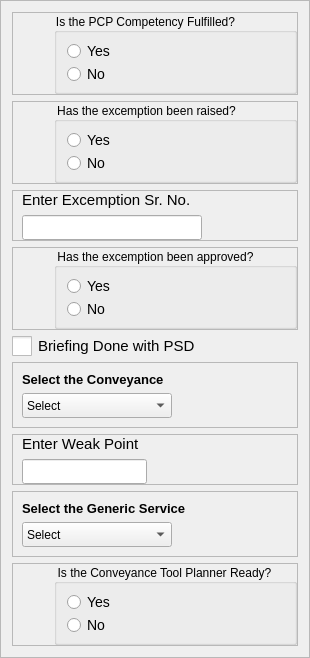
    <widget class="QFrame" name="frame_7">
     <property name="frameShape">
      <enum>QFrame::Shape::StyledPanel</enum>
     </property>
     <property name="frameShadow">
      <enum>QFrame::Shadow::Raised</enum>
     </property>
     <layout class="QVBoxLayout" name="verticalLayout_4">
      <item>
       <widget class="QFrame" name="frame_12">
        <property name="frameShape">
         <enum>QFrame::Shape::StyledPanel</enum>
        </property>
        <property name="frameShadow">
         <enum>QFrame::Shadow::Raised</enum>
        </property>
        <layout class="QHBoxLayout" name="horizontalLayout">
         <property name="spacing">
          <number>0</number>
         </property>
         <property name="leftMargin">
          <number>0</number>
         </property>
         <property name="topMargin">
          <number>0</number>
         </property>
         <property name="rightMargin">
          <number>0</number>
         </property>
         <property name="bottomMargin">
          <number>0</number>
         </property>
         <item>
          <widget class="QLabel" name="label_11">
           <property name="minimumSize">
            <size>
             <width>41</width>
             <height>41</height>
            </size>
           </property>
           <property name="maximumSize">
            <size>
             <width>41</width>
             <height>41</height>
            </size>
           </property>
           <property name="text">
            <string/>
           </property>
           <property name="pixmap">
            <pixmap resource="../Images.qrc">:/Icons/Icons/risk-icon.png</pixmap>
           </property>
           <property name="scaledContents">
            <bool>true</bool>
           </property>
          </widget>
         </item>
         <item>
          <widget class="QGroupBox" name="GB1">
           <property name="minimumSize">
            <size>
             <width>190</width>
             <height>0</height>
            </size>
           </property>
           <property name="styleSheet">
            <string notr="true">QGroupBox::title {
    font-size: 100px;
}
</string>
           </property>
           <property name="title">
            <string>Is the PCP Competency Fulfilled?</string>
           </property>
           <property name="checkable">
            <bool>false</bool>
           </property>
           <property name="checked">
            <bool>false</bool>
           </property>
           <layout class="QVBoxLayout" name="verticalLayout_19">
            <item>
             <widget class="QRadioButton" name="R1">
              <property name="styleSheet">
               <string notr="true">QRadioButton{
    font-size: 14px; /* Larger text */
}
QRadioButton::indicator {
    width: 15px; /* Larger checkbox square */
    height: 15px; /* Larger checkbox square */
}</string>
              </property>
              <property name="text">
               <string>Yes</string>
              </property>
             </widget>
            </item>
            <item>
             <widget class="QRadioButton" name="R2">
              <property name="styleSheet">
               <string notr="true">QRadioButton{
    font-size: 14px; /* Larger text */
}
QRadioButton::indicator {
    width: 15px; /* Larger checkbox square */
    height: 15px; /* Larger checkbox square */
}</string>
              </property>
              <property name="text">
               <string>No</string>
              </property>
             </widget>
            </item>
           </layout>
          </widget>
         </item>
        </layout>
       </widget>
      </item>
      <item>
       <widget class="QFrame" name="frame_2">
        <property name="frameShape">
         <enum>QFrame::Shape::StyledPanel</enum>
        </property>
        <property name="frameShadow">
         <enum>QFrame::Shadow::Raised</enum>
        </property>
        <layout class="QHBoxLayout" name="horizontalLayout_2">
         <property name="spacing">
          <number>0</number>
         </property>
         <property name="leftMargin">
          <number>0</number>
         </property>
         <property name="topMargin">
          <number>0</number>
         </property>
         <property name="rightMargin">
          <number>0</number>
         </property>
         <property name="bottomMargin">
          <number>0</number>
         </property>
         <item>
          <widget class="QLabel" name="label_4">
           <property name="minimumSize">
            <size>
             <width>41</width>
             <height>41</height>
            </size>
           </property>
           <property name="maximumSize">
            <size>
             <width>41</width>
             <height>41</height>
            </size>
           </property>
           <property name="text">
            <string/>
           </property>
           <property name="pixmap">
            <pixmap resource="../Images.qrc">:/Icons/Icons/risk-icon.png</pixmap>
           </property>
           <property name="scaledContents">
            <bool>true</bool>
           </property>
          </widget>
         </item>
         <item>
          <widget class="QGroupBox" name="GB2">
           <property name="minimumSize">
            <size>
             <width>190</width>
             <height>0</height>
            </size>
           </property>
           <property name="styleSheet">
            <string notr="true">QGroupBox::title {
    font-size: 16px;
}
</string>
           </property>
           <property name="title">
            <string>Has the excemption been raised?</string>
           </property>
           <property name="checkable">
            <bool>false</bool>
           </property>
           <property name="checked">
            <bool>false</bool>
           </property>
           <layout class="QVBoxLayout" name="verticalLayout_13">
            <item>
             <widget class="QRadioButton" name="R3">
              <property name="styleSheet">
               <string notr="true">QRadioButton{
    font-size: 14px; /* Larger text */
}
QRadioButton::indicator {
    width: 15px; /* Larger checkbox square */
    height: 15px; /* Larger checkbox square */
}</string>
              </property>
              <property name="text">
               <string>Yes</string>
              </property>
             </widget>
            </item>
            <item>
             <widget class="QRadioButton" name="R4">
              <property name="styleSheet">
               <string notr="true">QRadioButton{
    font-size: 14px; /* Larger text */
}
QRadioButton::indicator {
    width: 15px; /* Larger checkbox square */
    height: 15px; /* Larger checkbox square */
}</string>
              </property>
              <property name="text">
               <string>No</string>
              </property>
             </widget>
            </item>
           </layout>
          </widget>
         </item>
        </layout>
       </widget>
      </item>
      <item>
       <widget class="QFrame" name="frame">
        <property name="frameShape">
         <enum>QFrame::Shape::StyledPanel</enum>
        </property>
        <property name="frameShadow">
         <enum>QFrame::Shadow::Raised</enum>
        </property>
        <layout class="QVBoxLayout" name="verticalLayout">
         <property name="topMargin">
          <number>0</number>
         </property>
         <property name="bottomMargin">
          <number>0</number>
         </property>
         <item>
          <widget class="QLabel" name="label_1">
           <property name="text">
            <string>&lt;html&gt;&lt;head/&gt;&lt;body&gt;&lt;p&gt;&lt;span style=&quot; font-size:11pt;&quot;&gt;Enter Excemption Sr. No.&lt;/span&gt;&lt;/p&gt;&lt;/body&gt;&lt;/html&gt;</string>
           </property>
          </widget>
         </item>
         <item>
          <widget class="QLineEdit" name="lineEdit_1">
           <property name="minimumSize">
            <size>
             <width>180</width>
             <height>25</height>
            </size>
           </property>
           <property name="maximumSize">
            <size>
             <width>180</width>
             <height>25</height>
            </size>
           </property>
          </widget>
         </item>
        </layout>
       </widget>
      </item>
      <item>
       <widget class="QFrame" name="frame_4">
        <property name="frameShape">
         <enum>QFrame::Shape::StyledPanel</enum>
        </property>
        <property name="frameShadow">
         <enum>QFrame::Shadow::Raised</enum>
        </property>
        <layout class="QHBoxLayout" name="horizontalLayout_3">
         <property name="spacing">
          <number>0</number>
         </property>
         <property name="leftMargin">
          <number>0</number>
         </property>
         <property name="topMargin">
          <number>0</number>
         </property>
         <property name="rightMargin">
          <number>0</number>
         </property>
         <property name="bottomMargin">
          <number>0</number>
         </property>
         <item>
          <widget class="QLabel" name="label_5">
           <property name="minimumSize">
            <size>
             <width>41</width>
             <height>41</height>
            </size>
           </property>
           <property name="maximumSize">
            <size>
             <width>41</width>
             <height>41</height>
            </size>
           </property>
           <property name="text">
            <string/>
           </property>
           <property name="pixmap">
            <pixmap resource="../Images.qrc">:/Icons/Icons/risk-icon.png</pixmap>
           </property>
           <property name="scaledContents">
            <bool>true</bool>
           </property>
          </widget>
         </item>
         <item>
          <widget class="QGroupBox" name="GB3">
           <property name="minimumSize">
            <size>
             <width>210</width>
             <height>0</height>
            </size>
           </property>
           <property name="styleSheet">
            <string notr="true">QGroupBox::title {
    font-size: 16px;
}
</string>
           </property>
           <property name="title">
            <string>Has the excemption been approved?</string>
           </property>
           <property name="checkable">
            <bool>false</bool>
           </property>
           <property name="checked">
            <bool>false</bool>
           </property>
           <layout class="QVBoxLayout" name="verticalLayout_15">
            <item>
             <widget class="QRadioButton" name="R5">
              <property name="styleSheet">
               <string notr="true">QRadioButton{
    font-size: 14px; /* Larger text */
}
QRadioButton::indicator {
    width: 15px; /* Larger checkbox square */
    height: 15px; /* Larger checkbox square */
}</string>
              </property>
              <property name="text">
               <string>Yes</string>
              </property>
             </widget>
            </item>
            <item>
             <widget class="QRadioButton" name="R6">
              <property name="styleSheet">
               <string notr="true">QRadioButton{
    font-size: 14px; /* Larger text */
}
QRadioButton::indicator {
    width: 15px; /* Larger checkbox square */
    height: 15px; /* Larger checkbox square */
}</string>
              </property>
              <property name="text">
               <string>No</string>
              </property>
             </widget>
            </item>
           </layout>
          </widget>
         </item>
        </layout>
       </widget>
      </item>
      <item>
       <widget class="QCheckBox" name="CB1">
        <property name="enabled">
         <bool>true</bool>
        </property>
        <property name="styleSheet">
         <string notr="true">QCheckBox {
    font-size: 15px; /* Larger text */
}
QCheckBox::indicator {
    width: 20px; /* Larger checkbox square */
    height: 20px; /* Larger checkbox square */
}</string>
        </property>
        <property name="text">
         <string>Briefing Done with PSD</string>
        </property>
       </widget>
      </item>
      <item>
       <widget class="QFrame" name="frame_3">
        <property name="frameShape">
         <enum>QFrame::Shape::StyledPanel</enum>
        </property>
        <property name="frameShadow">
         <enum>QFrame::Shadow::Raised</enum>
        </property>
        <layout class="QVBoxLayout" name="verticalLayout_2">
         <item>
          <widget class="QLabel" name="label_2">
           <property name="text">
            <string>&lt;html&gt;&lt;head/&gt;&lt;body&gt;&lt;p&gt;&lt;span style=&quot; font-size:10pt; font-weight:700;&quot;&gt;Select the Conveyance&lt;/span&gt;&lt;/p&gt;&lt;/body&gt;&lt;/html&gt;</string>
           </property>
          </widget>
         </item>
         <item>
          <widget class="QComboBox" name="comboBox_2">
           <property name="minimumSize">
            <size>
             <width>150</width>
             <height>25</height>
            </size>
           </property>
           <property name="maximumSize">
            <size>
             <width>150</width>
             <height>25</height>
            </size>
           </property>
           <property name="currentText">
            <string>Select</string>
           </property>
           <item>
            <property name="text">
             <string>Select</string>
            </property>
           </item>
           <item>
            <property name="text">
             <string>WL</string>
            </property>
           </item>
           <item>
            <property name="text">
             <string>TLC</string>
            </property>
           </item>
          </widget>
         </item>
        </layout>
       </widget>
      </item>
      <item>
       <widget class="QFrame" name="frame_8">
        <property name="frameShape">
         <enum>QFrame::Shape::StyledPanel</enum>
        </property>
        <property name="frameShadow">
         <enum>QFrame::Shadow::Raised</enum>
        </property>
        <layout class="QVBoxLayout" name="verticalLayout_3">
         <property name="topMargin">
          <number>0</number>
         </property>
         <property name="bottomMargin">
          <number>0</number>
         </property>
         <item>
          <widget class="QLabel" name="label_3">
           <property name="text">
            <string>&lt;html&gt;&lt;head/&gt;&lt;body&gt;&lt;p&gt;&lt;span style=&quot; font-size:11pt;&quot;&gt;Enter Weak Point&lt;/span&gt;&lt;/p&gt;&lt;/body&gt;&lt;/html&gt;</string>
           </property>
          </widget>
         </item>
         <item>
          <widget class="QLineEdit" name="lineEdit_2">
           <property name="minimumSize">
            <size>
             <width>125</width>
             <height>25</height>
            </size>
           </property>
           <property name="maximumSize">
            <size>
             <width>125</width>
             <height>25</height>
            </size>
           </property>
          </widget>
         </item>
        </layout>
       </widget>
      </item>
      <item>
       <widget class="QFrame" name="frame_24">
        <property name="frameShape">
         <enum>QFrame::Shape::StyledPanel</enum>
        </property>
        <property name="frameShadow">
         <enum>QFrame::Shadow::Raised</enum>
        </property>
        <layout class="QVBoxLayout" name="verticalLayout_12">
         <item>
          <widget class="QLabel" name="label_14">
           <property name="text">
            <string>&lt;html&gt;&lt;head/&gt;&lt;body&gt;&lt;p&gt;&lt;span style=&quot; font-size:10pt; font-weight:700;&quot;&gt;Select the Generic Service&lt;/span&gt;&lt;/p&gt;&lt;/body&gt;&lt;/html&gt;</string>
           </property>
          </widget>
         </item>
         <item>
          <widget class="QComboBox" name="comboBox_1">
           <property name="minimumSize">
            <size>
             <width>150</width>
             <height>25</height>
            </size>
           </property>
           <property name="maximumSize">
            <size>
             <width>150</width>
             <height>25</height>
            </size>
           </property>
           <property name="currentText">
            <string>Select</string>
           </property>
           <item>
            <property name="text">
             <string>Select</string>
            </property>
           </item>
           <item>
            <property name="text">
             <string>MDT PQ</string>
            </property>
           </item>
           <item>
            <property name="text">
             <string>MDT Saturn</string>
            </property>
           </item>
           <item>
            <property name="text">
             <string>MDT Dual Packer</string>
            </property>
           </item>
           <item>
            <property name="text">
             <string>MDT PS</string>
            </property>
           </item>
          </widget>
         </item>
        </layout>
       </widget>
      </item>
      <item>
       <widget class="QFrame" name="frame_5">
        <property name="frameShape">
         <enum>QFrame::Shape::StyledPanel</enum>
        </property>
        <property name="frameShadow">
         <enum>QFrame::Shadow::Raised</enum>
        </property>
        <layout class="QHBoxLayout" name="horizontalLayout_4">
         <property name="spacing">
          <number>0</number>
         </property>
         <property name="leftMargin">
          <number>0</number>
         </property>
         <property name="topMargin">
          <number>0</number>
         </property>
         <property name="rightMargin">
          <number>0</number>
         </property>
         <property name="bottomMargin">
          <number>0</number>
         </property>
         <item>
          <widget class="QLabel" name="label_6">
           <property name="minimumSize">
            <size>
             <width>41</width>
             <height>41</height>
            </size>
           </property>
           <property name="maximumSize">
            <size>
             <width>41</width>
             <height>41</height>
            </size>
           </property>
           <property name="text">
            <string/>
           </property>
           <property name="pixmap">
            <pixmap resource="../Images.qrc">:/Icons/Icons/risk-icon.png</pixmap>
           </property>
           <property name="scaledContents">
            <bool>true</bool>
           </property>
          </widget>
         </item>
         <item>
          <widget class="QGroupBox" name="GB4">
           <property name="minimumSize">
            <size>
             <width>210</width>
             <height>0</height>
            </size>
           </property>
           <property name="styleSheet">
            <string notr="true">QGroupBox::title {
    font-size: 16px;
}
</string>
           </property>
           <property name="title">
            <string>Is the Conveyance Tool Planner Ready?</string>
           </property>
           <property name="checkable">
            <bool>false</bool>
           </property>
           <property name="checked">
            <bool>false</bool>
           </property>
           <layout class="QVBoxLayout" name="verticalLayout_16">
            <item>
             <widget class="QRadioButton" name="R7">
              <property name="styleSheet">
               <string notr="true">QRadioButton{
    font-size: 14px; /* Larger text */
}
QRadioButton::indicator {
    width: 15px; /* Larger checkbox square */
    height: 15px; /* Larger checkbox square */
}</string>
              </property>
              <property name="text">
               <string>Yes</string>
              </property>
             </widget>
            </item>
            <item>
             <widget class="QRadioButton" name="R8">
              <property name="styleSheet">
               <string notr="true">QRadioButton{
    font-size: 14px; /* Larger text */
}
QRadioButton::indicator {
    width: 15px; /* Larger checkbox square */
    height: 15px; /* Larger checkbox square */
}</string>
              </property>
              <property name="text">
               <string>No</string>
              </property>
             </widget>
            </item>
           </layout>
          </widget>
         </item>
        </layout>
       </widget>
      </item>
     </layout>
    </widget>
